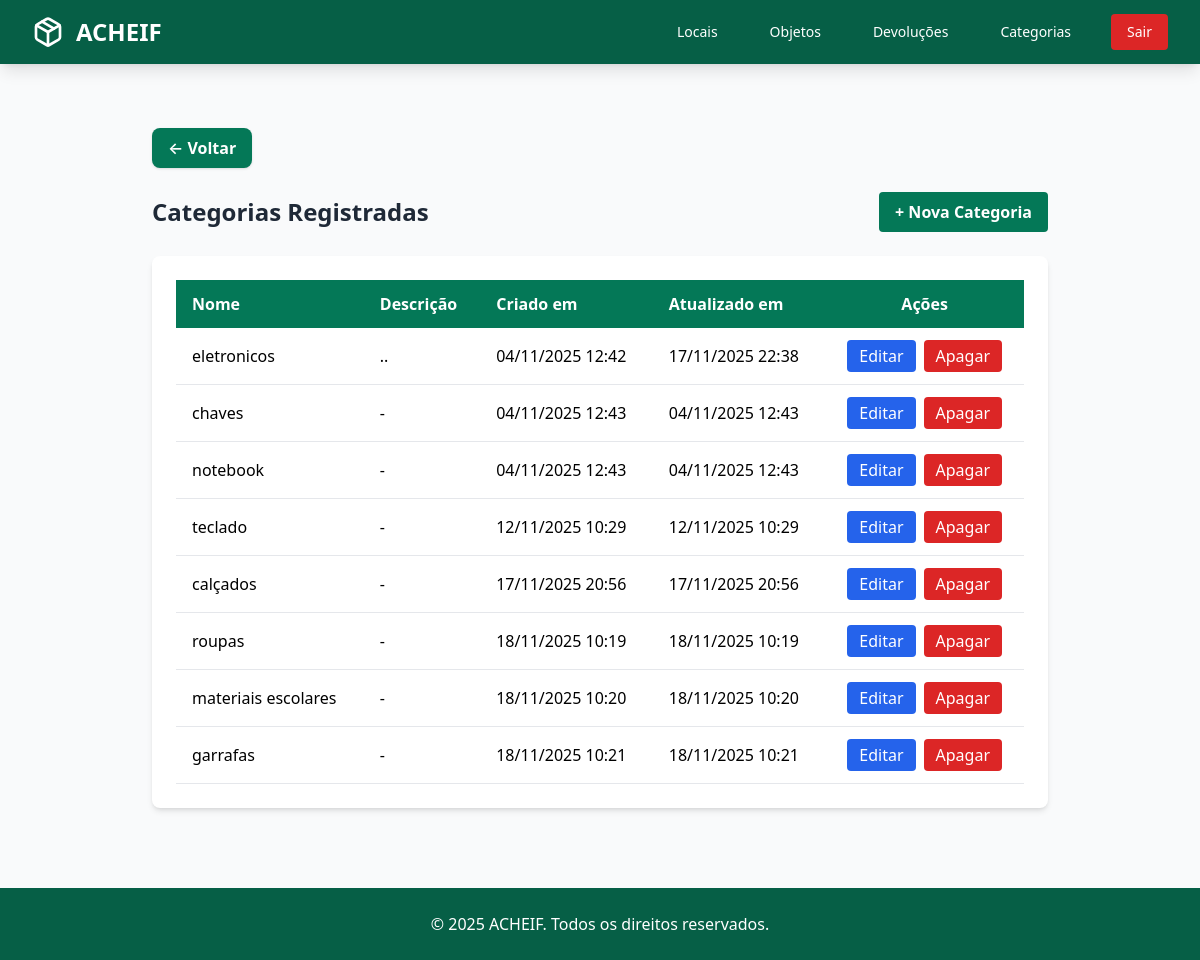
Page /categorias/ on the committed database.
### objetos/models.py (models this page shows, shortened)
class Categoria(models.Model):
    nome = models.CharField(max_length=50, unique=True)
    descricao = models.TextField(blank=True, null=True)
    criado_em = models.DateTimeField(auto_now_add=True)
    atualizado_em = models.DateTimeField(auto_now=True)

### objetos/views.py (the view)
# urls.py: path('categorias/', views.listar_categorias, name='listar_categorias'),
def listar_categorias(request):
    categorias = Categoria.objects.all()
    return render(request, 'objetos/categoria/listar_categorias.html', {'categorias': categorias})

### objetos/templates/objetos/categoria/listar_categorias.html (shortened to what this page needs)
{% extends 'base.html' %}
{% block content %}
<div class="max-w-7xl mx-auto px-4 sm:px-6 lg:px-8 py-12">
    <div class="mb-6 -mt-4">
        <a href="{% url 'objetos:dashboard' %}"
           class="inline-block bg-emerald-700 hover:bg-emerald-800 text-white px-4 py-2 rounded-lg shadow transition font-semibold">
            ← Voltar
        </a>
    </div>
    <div class="flex justify-between items-center mb-6">
        <h2 class="text-2xl font-bold text-gray-800">Categorias Registradas</h2>
        <div class="flex gap-2">
            <a href="{% url 'objetos:criar_categoria' %}"
               class="bg-emerald-700 hover:bg-emerald-800 text-white px-4 py-2 rounded transition font-semibold">
               + Nova Categoria
            </a>
        </div>
    </div>
    <div class="bg-white rounded-lg shadow-md p-6 overflow-x-auto">
        <table class="w-full border-collapse">
            <thead>
                <tr class="bg-emerald-700 text-white">
                    <th class="py-3 px-4 text-left">Nome</th>
                    <th class="py-3 px-4 text-left">Descrição</th>
                    <th class="py-3 px-4 text-left">Criado em</th>
                    <th class="py-3 px-4 text-left">Atualizado em</th>
                    <th class="py-3 px-4 text-center">Ações</th>
                </tr>
            </thead>
            <tbody>
                {% for categoria in categorias %}
                <tr class="border-b hover:bg-gray-50 transition">
                    <td class="py-3 px-4">{{ categoria.nome }}</td>
                    <td class="py-3 px-4">{{ categoria.descricao|default:"-" }}</td>
                    <td class="py-3 px-4">{{ categoria.criado_em|date:"d/m/Y H:i" }}</td>
                    <td class="py-3 px-4">{{ categoria.atualizado_em|date:"d/m/Y H:i" }}</td>
                    <td class="py-3 px-4 text-center flex justify-center gap-2">
                        <a href="{% url 'objetos:editar_categoria' categoria.pk %}"
                           class="bg-blue-600 hover:bg-blue-700 text-white px-3 py-1 rounded transition"
                           title="Editar">
                          Editar
                        </a>
                        <form method="post" action="{% url 'objetos:apagar_categoria' categoria.pk %}" style="display:inline;">
                          <button type="submit"
                                  class="bg-red-600 hover:bg-red-700 text-white px-3 py-1 rounded transition"
                                  title="Apagar"
                                  onclick="return confirm('Tem certeza que deseja apagar essa categoria?');">
                            Apagar
                          </button>
                        </form>
                    </td>
                </tr>
                {% empty %}
                <tr>
                    <td colspan="5" class="py-4 text-center text-gray-500">Nenhuma categoria registrada.</td>
                </tr>
                {% endfor %}
            </tbody>
        </table>
    </div>
</div>
{% endblock %}

### objetos/templates/objetos/static/style.css (style rules this page uses)
body { font-family: system-ui, -apple-system, BlinkMacSystemFont, "Segoe UI", Roboto, sans-serif; background-color: #f9fafb; }

### rows in the picture
Categoria: nome "eletronicos", descricao "..", criado_em "04/11/2025 12:42", atualizado_em "17/11/2025 22:38"
Categoria: nome "chaves", descricao "-", criado_em "04/11/2025 12:43", atualizado_em "04/11/2025 12:43"
Categoria: nome "notebook", descricao "-", criado_em "04/11/2025 12:43", atualizado_em "04/11/2025 12:43"
Categoria: nome "teclado", descricao "-", criado_em "12/11/2025 10:29", atualizado_em "12/11/2025 10:29"
Categoria: nome "calçados", descricao "-", criado_em "17/11/2025 20:56", atualizado_em "17/11/2025 20:56"
Categoria: nome "roupas", descricao "-", criado_em "18/11/2025 10:19", atualizado_em "18/11/2025 10:19"
Categoria: nome "materiais escolares", descricao "-", criado_em "18/11/2025 10:20", atualizado_em "18/11/2025 10:20"
Categoria: nome "garrafas", descricao "-", criado_em "18/11/2025 10:21", atualizado_em "18/11/2025 10:21"
